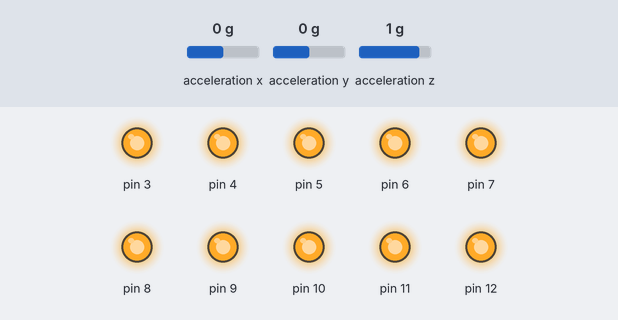
The sketch below on a simulated Arduino Uno, built with avr-gcc and run on an emulated ATmega328P. Parts: output pins drawn as LEDs (lit = HIGH). Inputs (shaded band) come from the test bench; at power-on: acceleration x 0 g, acceleration y 0 g, acceleration z 1 g. The audio player accepts every command and is not drawn.

Above: at 0.1 s.
At 0.6 s:
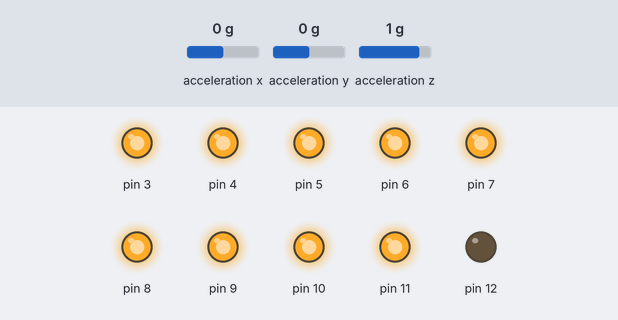
Timing chart, 0 to 2.1 s (numbered marks = the images above):
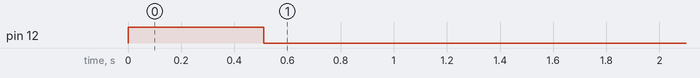

The sketch:

Practica_2_Bim_3.ino
```cpp
/*
   Fundacion Kinal
   Centro educativo tecnico laboral Kinal
   Quinto perito
   Quinto electronica
   Codigo Tecnico: EB5AM
   Curso: Taller de electronica digital y reparacion de computadoras I
   Proyecto: Detector de sismos
   Dev. Fabian Andree Sinay Canel
   Fecha: 16 de Julio
*/
//librerias
#include <math.h>
#include<Wire.h>
#include <SparkFun_ADXL345.h>
#include <SoftwareSerial.h>
#include <DFRobotDFPlayerMini.h>

//construccion
ADXL345 acelerometro_ADXL345 = ADXL345();
SoftwareSerial DFPlayerSerial(2, 13);
DFRobotDFPlayerMini MP3;

//variables
int x;
int y;
int z;

int gravedadXYZ;
int gravedad;
int sens;
volatile int mer;

void setup() {

  pinMode(12, OUTPUT);
  pinMode(11, OUTPUT);
  pinMode(10, OUTPUT);
  pinMode(9, OUTPUT);
  pinMode(8, OUTPUT);
  pinMode(7, OUTPUT);
  pinMode(6, OUTPUT);
  pinMode(5, OUTPUT);
  pinMode(4, OUTPUT);
  pinMode(3, OUTPUT);

  digitalWrite(12,HIGH);
  digitalWrite(11,HIGH);
  digitalWrite(10,HIGH);
  digitalWrite(9,HIGH);
  digitalWrite(8,HIGH);
  digitalWrite(7,HIGH);
  digitalWrite(6,HIGH);
  digitalWrite(5,HIGH);
  digitalWrite(4,HIGH);
  digitalWrite(3,HIGH);

 Serial.begin(9600);
  //configuracion del acelerometro
  acelerometro_ADXL345.powerOn();
  acelerometro_ADXL345.setRangeSetting(16);
  //configuracion del MP3
 DFPlayerSerial.begin(9600);
 MP3.begin(DFPlayerSerial);
 MP3.volume(25);

}

void loop() {

 acelerometro_ADXL345.readAccel(&x,&y,&z);

 //Calculos para la gravedad
 gravedadXYZ = ((x*x)+(y*y)+(z*z));
 gravedad = sqrt(gravedadXYZ);

 //sensibilidad
 sens = map(gravedad, 25,175,47,13900 );

 //escala de mercalli, valores en gravedad y la escala
 mer = map(sens,47,13900,0,10);


 if(mer < 1){
  digitalWrite(12, LOW);

 }
  if(mer > 1){
  digitalWrite(11, LOW);

 }
 if(mer > 2){
  digitalWrite(10, LOW);

 }
 if(mer > 3){
  digitalWrite(9, LOW);

 }
 if(mer > 4){
  digitalWrite(8, LOW);

 }
 if(mer > 5){
  digitalWrite(7, LOW);
 }
 if(mer > 6){
  digitalWrite(6, LOW);
  MP3.play(1);
  delay(60);
 }
 if(mer > 7){
  digitalWrite(5, LOW);

 }
  if(mer > 8){
  digitalWrite(4, LOW);

 }
  if(mer > 9){
  digitalWrite(3, LOW);

 }

if (mer < 1 && digitalRead(11)==LOW){
  delay(2000);
  digitalWrite(11,HIGH);
  digitalWrite(10,HIGH);
  digitalWrite(9,HIGH);
  digitalWrite(8,HIGH);
  digitalWrite(7,HIGH);
  digitalWrite(6,HIGH);
  digitalWrite(5,HIGH);
  digitalWrite(4,HIGH);
  digitalWrite(3,HIGH);

}
}
```

Measured:
- by itself, pin 12: HIGH → LOW at 0.51 s
